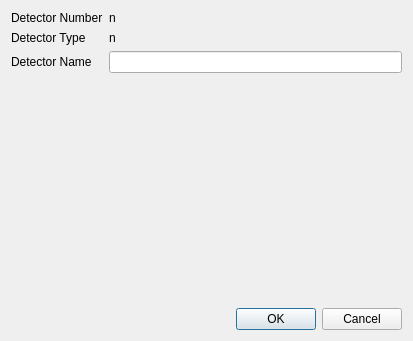
<?xml version="1.0" encoding="UTF-8"?>
<ui version="4.0">
 <class>QxrdDexelaDialog</class>
 <widget class="QDialog" name="QxrdDexelaDialog">
  <property name="geometry">
   <rect>
    <x>0</x>
    <y>0</y>
    <width>413</width>
    <height>341</height>
   </rect>
  </property>
  <property name="windowTitle">
   <string>Dialog</string>
  </property>
  <layout class="QGridLayout" name="gridLayout">
   <item row="0" column="0">
    <widget class="QLabel" name="label">
     <property name="text">
      <string>Detector Number</string>
     </property>
    </widget>
   </item>
   <item row="0" column="1">
    <widget class="QLabel" name="m_DetectorNumber">
     <property name="text">
      <string>n</string>
     </property>
    </widget>
   </item>
   <item row="1" column="0">
    <widget class="QLabel" name="label_2">
     <property name="text">
      <string>Detector Type</string>
     </property>
    </widget>
   </item>
   <item row="1" column="1">
    <widget class="QLabel" name="m_DetectorType">
     <property name="text">
      <string>n</string>
     </property>
    </widget>
   </item>
   <item row="2" column="0">
    <widget class="QLabel" name="label_3">
     <property name="text">
      <string>Detector Name</string>
     </property>
    </widget>
   </item>
   <item row="2" column="1">
    <widget class="QLineEdit" name="m_DetectorName"/>
   </item>
   <item row="3" column="0" colspan="2">
    <spacer name="verticalSpacer">
     <property name="orientation">
      <enum>Qt::Vertical</enum>
     </property>
     <property name="sizeHint" stdset="0">
      <size>
       <width>379</width>
       <height>195</height>
      </size>
     </property>
    </spacer>
   </item>
   <item row="4" column="0" colspan="2">
    <widget class="QDialogButtonBox" name="buttonBox">
     <property name="orientation">
      <enum>Qt::Horizontal</enum>
     </property>
     <property name="standardButtons">
      <set>QDialogButtonBox::Cancel|QDialogButtonBox::Ok</set>
     </property>
    </widget>
   </item>
  </layout>
 </widget>
 <resources/>
 <connections>
  <connection>
   <sender>buttonBox</sender>
   <signal>accepted()</signal>
   <receiver>QxrdDexelaDialog</receiver>
   <slot>accept()</slot>
   <hints>
    <hint type="sourcelabel">
     <x>248</x>
     <y>254</y>
    </hint>
    <hint type="destinationlabel">
     <x>157</x>
     <y>274</y>
    </hint>
   </hints>
  </connection>
  <connection>
   <sender>buttonBox</sender>
   <signal>rejected()</signal>
   <receiver>QxrdDexelaDialog</receiver>
   <slot>reject()</slot>
   <hints>
    <hint type="sourcelabel">
     <x>316</x>
     <y>260</y>
    </hint>
    <hint type="destinationlabel">
     <x>286</x>
     <y>274</y>
    </hint>
   </hints>
  </connection>
 </connections>
</ui>
